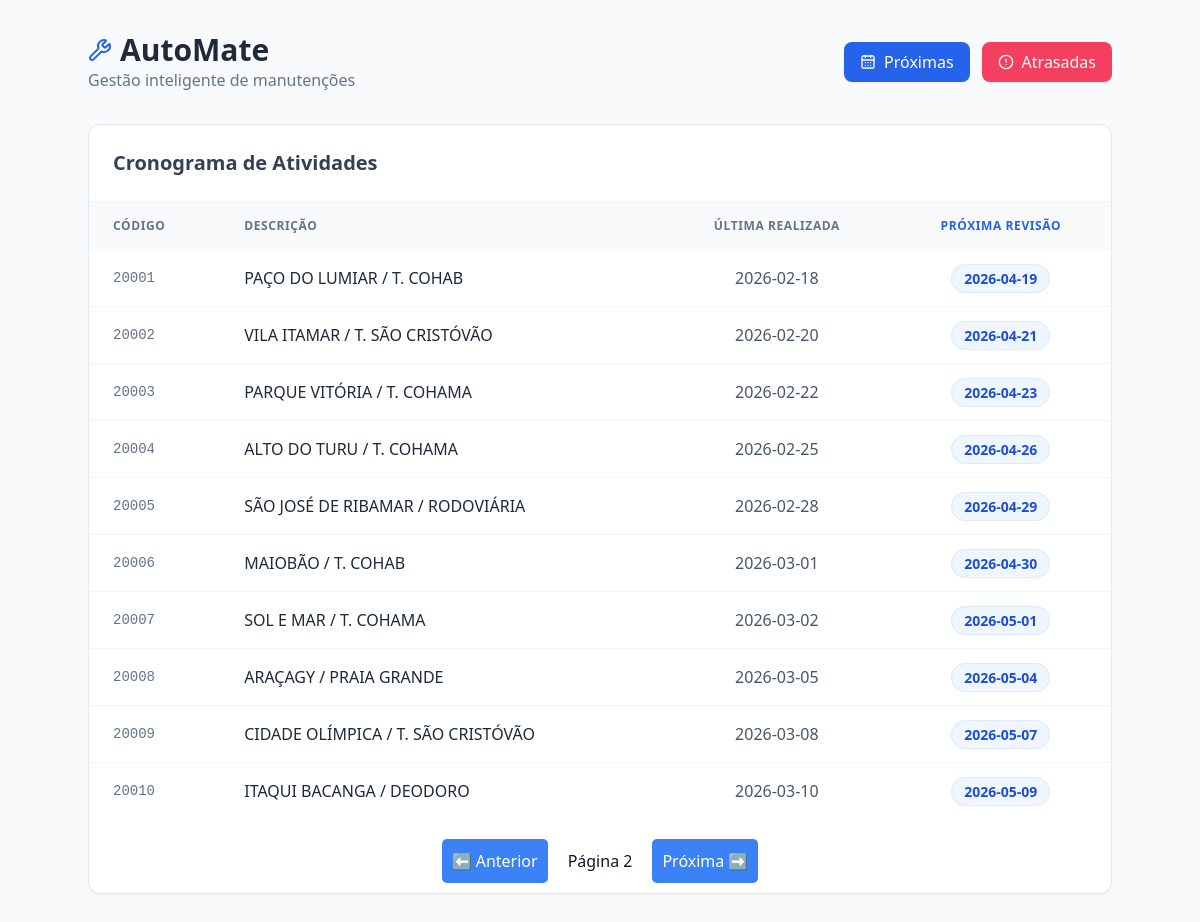
Screenshot of /?page=2 with the database file from the repository.
### tables this page shows
CREATE TABLE ONIBUS (Id INTEGER PRIMARY KEY AUTOINCREMENT, Codigo TEXT NOT NULL, Descricao TEXT NOT NULL, DataUltimaManutecao TEXT, DataProxManutecao TEXT);

### main.py (the view)
@app.route('/')
def home():
    page = request.args.get('page', 1, type=int)
    per_page = 10
    offset = (page - 1) * per_page
    conn = get_db_connection()
    query =f"""SELECT Codigo, Descricao, DataUltimaManutecao, DataProxManutecao FROM ONIBUS LIMIT {per_page} OFFSET {offset}"""
    df = pd.read_sql_query(query, conn)
    total_onibus = conn.execute('SELECT COUNT(*) FROM ONIBUS').fetchone()[0]
    conn.close()
    dados = df.to_dict(orient='records')
    has_next = total_onibus > (page * per_page)
    has_prev = page > 1
    return render_template("index.html",dados=dados,page=page,has_next=has_next,has_prev=has_prev)

### main.py (called while the page is built)
def get_db_connection():
    return sqlite3.connect('automate.db')

### templates/index.html (shortened to what this page needs)
<!DOCTYPE html>
<html lang="pt-br">
<head>
    <script src="https://cdn.tailwindcss.com"></script>
</head>
<body class="bg-slate-50 font-sans text-slate-900 p-4 md:p-8">
<div class="max-w-5xl mx-auto">
    <header class="flex flex-col md:flex-row md:items-center justify-between mb-8 gap-4">
        <div>
            <h1 class="text-3xl font-bold text-slate-800 flex items-center gap-2">
                <i data-lucide="wrench" class="text-blue-600"></i> AutoMate
            </h1>
            <p class="text-slate-500">Gestão inteligente de manutenções</p>
        </div>
        <div class="flex gap-3">
            <a href="/buscarProx" class="flex items-center gap-2 bg-blue-600 hover:bg-blue-700 text-white px-4 py-2 rounded-lg transition-all font-medium shadow-sm">
                <i data-lucide="calendar-days" class="w-4 h-4"></i> Próximas
            </a>
            <a href="/buscarAtras" class="flex items-center gap-2 bg-rose-500 hover:bg-rose-600 text-white px-4 py-2 rounded-lg transition-all font-medium shadow-sm">
                <i data-lucide="alert-circle" class="w-4 h-4"></i> Atrasadas
            </a>
        </div>
    </header>
    <main class="bg-white rounded-xl shadow-sm border border-slate-200 overflow-hidden">
        <div class="p-6 border-b border-slate-100">
            <h2 class="text-xl font-semibold text-slate-700">Cronograma de Atividades</h2>
        </div>
        {% if dados %}
        <div class="overflow-x-auto">
            <table class="w-full text-left border-collapse">
                <thead>
                <tr class="bg-slate-50 text-slate-500 uppercase text-xs font-bold tracking-wider">
                    <th class="px-6 py-4">Código</th>
                    <th class="px-6 py-4">Descrição</th>
                    <th class="px-6 py-4 text-center">Última Realizada</th>
                    <th class="px-6 py-4 text-center text-blue-600">Próxima Revisão</th>
                </tr>
                </thead>
                <tbody class="divide-y divide-slate-100">
                {% for dado in dados %}
                <tr class="hover:bg-slate-50 transition-colors">
                    <td class="px-6 py-4 font-mono text-sm text-slate-500">{{ dado.Codigo }}</td>
                    <td class="px-6 py-4 font-medium text-slate-800">{{ dado.Descricao }}</td>
                    <td class="px-6 py-4 text-center text-slate-600">{{ dado.DataUltimaManutecao }}</td>
                    <td class="px-6 py-4 text-center">
                                <span class="bg-blue-50 text-blue-700 px-3 py-1 rounded-full text-sm font-semibold border border-blue-100">
                                    {{ dado.DataProxManutecao }}
                                </span>
                    </td>
                </tr>
                {% endfor %}
                </tbody>
            </table>
        </div>
        {% else %}
        <div class="flex flex-col items-center justify-center p-12 text-slate-400">
            <i data-lucide="clipboard-check" class="w-12 h-12 mb-4 opacity-20"></i>
            <p class="text-lg">Tudo em dia! Nenhuma manutenção pendente.</p>
        </div>
        {% endif %}
        <div style="margin-top: 20px; margin-bottom: 10px;display: flex; gap: 10px; justify-content: center;">
        {% if has_prev %}
            <a href="{{ url_for('home', page=page-1) }}" style="padding: 10px; background: #3b82f6; color: white; text-decoration: none; border-radius: 5px;">⬅️ Anterior</a>
        {% endif %}
        <span style="padding: 10px;">Página {{ page }}</span>
        {% if has_next %}
            <a href="{{ url_for('home', page=page+1) }}" style="padding: 10px; background: #3b82f6; color: white; text-decoration: none; border-radius: 5px;">Próxima ➡️</a>
        {% endif %}
        </div>
    </main>
</div>
</body>
</html>

### rows the page displays
ONIBUS: Codigo "20001", Descricao "PAÇO DO LUMIAR / T. COHAB", DataUltimaManutecao "2026-02-18", DataProxManutecao "2026-04-19"
ONIBUS: Codigo "20002", Descricao "VILA ITAMAR / T. SÃO CRISTÓVÃO", DataUltimaManutecao "2026-02-20", DataProxManutecao "2026-04-21"
ONIBUS: Codigo "20003", Descricao "PARQUE VITÓRIA / T. COHAMA", DataUltimaManutecao "2026-02-22", DataProxManutecao "2026-04-23"
ONIBUS: Codigo "20004", Descricao "ALTO DO TURU / T. COHAMA", DataUltimaManutecao "2026-02-25", DataProxManutecao "2026-04-26"
ONIBUS: Codigo "20005", Descricao "SÃO JOSÉ DE RIBAMAR / RODOVIÁRIA", DataUltimaManutecao "2026-02-28", DataProxManutecao "2026-04-29"
ONIBUS: Codigo "20006", Descricao "MAIOBÃO / T. COHAB", DataUltimaManutecao "2026-03-01", DataProxManutecao "2026-04-30"
ONIBUS: Codigo "20007", Descricao "SOL E MAR / T. COHAMA", DataUltimaManutecao "2026-03-02", DataProxManutecao "2026-05-01"
ONIBUS: Codigo "20008", Descricao "ARAÇAGY / PRAIA GRANDE", DataUltimaManutecao "2026-03-05", DataProxManutecao "2026-05-04"
ONIBUS: Codigo "20009", Descricao "CIDADE OLÍMPICA / T. SÃO CRISTÓVÃO", DataUltimaManutecao "2026-03-08", DataProxManutecao "2026-05-07"
ONIBUS: Codigo "20010", Descricao "ITAQUI BACANGA / DEODORO", DataUltimaManutecao "2026-03-10", DataProxManutecao "2026-05-09"

### other values shown
{{ page }} "2"
